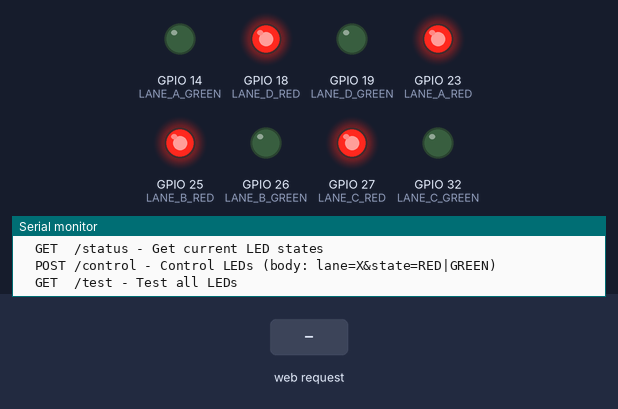
This sketch was run on a simulated ESP32. On the bench: output pins drawn as LEDs (lit = HIGH), the last lines printed to the serial monitor. Inputs (shaded band) come from the test bench. WiFi joins after 1.5 s; servers stay silent unless stated.

Above: at 3.7 s.
3.8 s: HTTP request GET /test received
At 7.1 s:
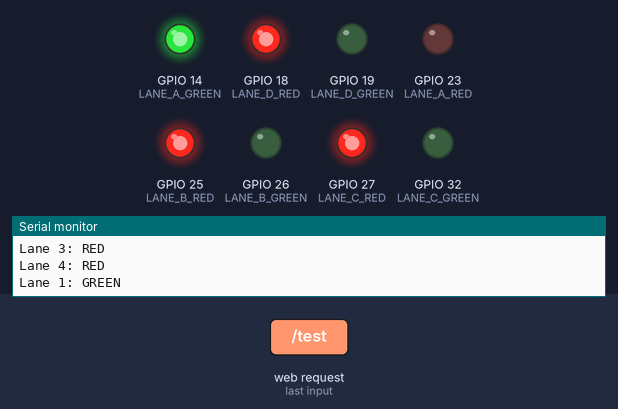
At 7.7 s:
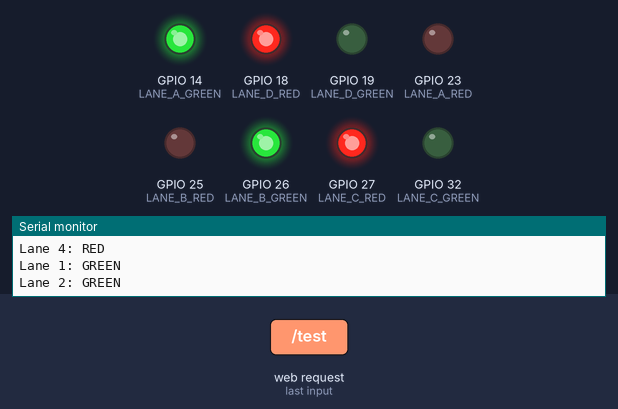
8.3 s: HTTP request GET /control?lane=1&state=1 received
At 9.4 s:
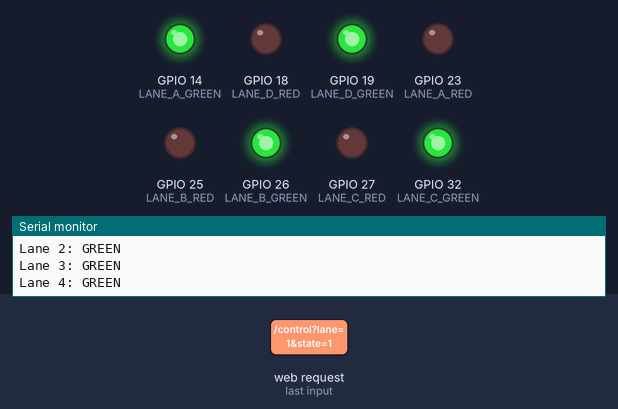
Timing chart, 0 to 11.3 s (numbered marks = the images above; inputs shaded):
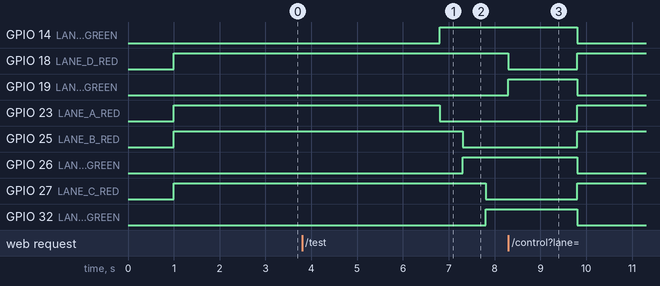

Measured:
- after the input at 3.8 s, GPIO 14 (LANE_A_GREEN): LOW → HIGH after 3.0 s; GPIO 23 (LANE_A_RED): HIGH → LOW after 3.0 s; GPIO 25 (LANE_B_RED): HIGH → LOW after 3.5 s; GPIO 26 (LANE_B_GREEN): LOW → HIGH after 3.5 s; GPIO 27 (LANE_C_RED): HIGH → LOW after 4.0 s

The sketch:

esp32_traffic_controller.ino
```cpp
/*
 * ESP32 Traffic Light Controller
 * Receives HTTP commands from Flask server to control 8 LEDs (4 lanes, each with Red and Green)
 *
 * Wiring:
 * Lane A: Red=GPIO23, Green=GPIO14
 * Lane B: Red=GPIO25, Green=GPIO26
 * Lane C: Red=GPIO27, Green=GPIO32
 * Lane D: Red=GPIO18, Green=GPIO19
 * All LED negatives (-) → GND
 */

#include <WiFi.h>
#include <WebServer.h>

// WiFi credentials - CHANGE THESE
const char* ssid = "YOUR_WIFI_SSID";
const char* password = "YOUR_WIFI_PASSWORD";

// ESP32 Server on port 80
WebServer server(80);

// LED Pin Definitions
const int LANE_A_RED = 23;
const int LANE_A_GREEN = 14;
const int LANE_B_RED = 25;
const int LANE_B_GREEN = 26;
const int LANE_C_RED = 27;
const int LANE_C_GREEN = 32;
const int LANE_D_RED = 18;
const int LANE_D_GREEN = 19;

// Current state of each lane (0=RED, 1=GREEN)
int lane_states[4] = {0, 0, 0, 0};

void setup() {
  Serial.begin(115200);
  delay(1000);

  // Initialize all LED pins as OUTPUT
  pinMode(LANE_A_RED, OUTPUT);
  pinMode(LANE_A_GREEN, OUTPUT);
  pinMode(LANE_B_RED, OUTPUT);
  pinMode(LANE_B_GREEN, OUTPUT);
  pinMode(LANE_C_RED, OUTPUT);
  pinMode(LANE_C_GREEN, OUTPUT);
  pinMode(LANE_D_RED, OUTPUT);
  pinMode(LANE_D_GREEN, OUTPUT);

  // Initialize all LEDs to RED (OFF)
  setLaneState(0, 0); // Lane A = RED
  setLaneState(1, 0); // Lane B = RED
  setLaneState(2, 0); // Lane C = RED
  setLaneState(3, 0); // Lane D = RED

  // Connect to WiFi
  Serial.println("\nConnecting to WiFi...");
  WiFi.begin(ssid, password);

  int attempts = 0;
  while (WiFi.status() != WL_CONNECTED && attempts < 20) {
    delay(500);
    Serial.print(".");
    attempts++;
  }

  if (WiFi.status() == WL_CONNECTED) {
    Serial.println("\nWiFi connected!");
    Serial.print("IP address: ");
    Serial.println(WiFi.localIP());
  } else {
    Serial.println("\nFailed to connect to WiFi. Please check credentials.");
    // Create Access Point mode as fallback
    WiFi.mode(WIFI_AP);
    WiFi.softAP("ESP32-Traffic-Light", "12345678");
    Serial.print("AP IP address: ");
    Serial.println(WiFi.softAPIP());
  }

  // Setup HTTP endpoints
  server.on("/", handleRoot);
  server.on("/control", handleControl);
  server.on("/status", handleStatus);
  server.on("/test", handleTest);
  server.onNotFound(handleNotFound);

  server.begin();
  Serial.println("HTTP server started");
  Serial.println("Available endpoints:");
  Serial.println("  GET  /status - Get current LED states");
  Serial.println("  POST /control - Control LEDs (body: lane=X&state=RED|GREEN)");
  Serial.println("  GET  /test - Test all LEDs");
}

void loop() {
  server.handleClient();
}

// Handle root endpoint
void handleRoot() {
  String html = "<!DOCTYPE html><html><head><title>ESP32 Traffic Controller</title></head><body>";
  html += "<h1>ESP32 Traffic Light Controller</h1>";
  html += "<p>Status: Running</p>";
  html += "<p>IP: " + WiFi.localIP().toString() + "</p>";
  html += "<h2>Control Commands:</h2>";
  html += "<p>GET /status - Get current LED states</p>";
  html += "<p>POST /control?lane=X&state=RED|GREEN - Control LEDs</p>";
  html += "<p>GET /test - Test all LEDs</p>";
  html += "</body></html>";
  server.send(200, "text/html", html);
}

// Handle control endpoint
void handleControl() {
  if (server.method() == HTTP_POST || server.method() == HTTP_GET) {
    String laneStr = server.arg("lane");
    String stateStr = server.arg("state");

    if (laneStr == "" || stateStr == "") {
      server.send(400, "text/plain", "Error: Missing parameters. Use: /control?lane=X&state=RED|GREEN");
      return;
    }

    int lane = laneStr.toInt() - 1; // Convert lane 1-4 to index 0-3
    int state = (stateStr == "GREEN" || stateStr == "green") ? 1 : 0;

    if (lane < 0 || lane > 3) {
      server.send(400, "text/plain", "Error: Lane must be 1-4");
      return;
    }

    setLaneState(lane, state);
    String response = "Lane " + String(lane + 1) + " set to " + (state == 1 ? "GREEN" : "RED");
    server.send(200, "text/plain", response);
    Serial.println(response);
  } else {
    server.send(405, "text/plain", "Method not allowed");
  }
}

// Handle status endpoint
void handleStatus() {
  String json = "{";
  json += "\"lane1\":\"" + String(lane_states[0] == 1 ? "GREEN" : "RED") + "\",";
  json += "\"lane2\":\"" + String(lane_states[1] == 1 ? "GREEN" : "RED") + "\",";
  json += "\"lane3\":\"" + String(lane_states[2] == 1 ? "GREEN" : "RED") + "\",";
  json += "\"lane4\":\"" + String(lane_states[3] == 1 ? "GREEN" : "RED") + "\"";
  json += "}";
  server.send(200, "application/json", json);
}

// Handle test endpoint - cycles through all LEDs
void handleTest() {
  Serial.println("Testing all LEDs...");

  // Test all RED LEDs
  for (int i = 0; i < 4; i++) {
    setLaneState(i, 0); // RED
    delay(500);
  }
  delay(1000);

  // Test all GREEN LEDs
  for (int i = 0; i < 4; i++) {
    setLaneState(i, 1); // GREEN
    delay(500);
  }
  delay(1000);

  // Reset all to RED
  for (int i = 0; i < 4; i++) {
    setLaneState(i, 0); // RED
  }

  server.send(200, "text/plain", "LED test completed");
}

// Handle 404
void handleNotFound() {
  server.send(404, "text/plain", "Not found");
}

// Set lane state (0=RED, 1=GREEN)
void setLaneState(int lane, int state) {
  if (lane < 0 || lane > 3) return;

  lane_states[lane] = state;

  // Control LEDs based on lane
  switch(lane) {
    case 0: // Lane A
      digitalWrite(LANE_A_RED, state == 0 ? HIGH : LOW);
      digitalWrite(LANE_A_GREEN, state == 1 ? HIGH : LOW);
      break;
    case 1: // Lane B
      digitalWrite(LANE_B_RED, state == 0 ? HIGH : LOW);
      digitalWrite(LANE_B_GREEN, state == 1 ? HIGH : LOW);
      break;
    case 2: // Lane C
      digitalWrite(LANE_C_RED, state == 0 ? HIGH : LOW);
      digitalWrite(LANE_C_GREEN, state == 1 ? HIGH : LOW);
      break;
    case 3: // Lane D
      digitalWrite(LANE_D_RED, state == 0 ? HIGH : LOW);
      digitalWrite(LANE_D_GREEN, state == 1 ? HIGH : LOW);
      break;
  }

  Serial.printf("Lane %d: %s\n", lane + 1, state == 1 ? "GREEN" : "RED");
}
```
